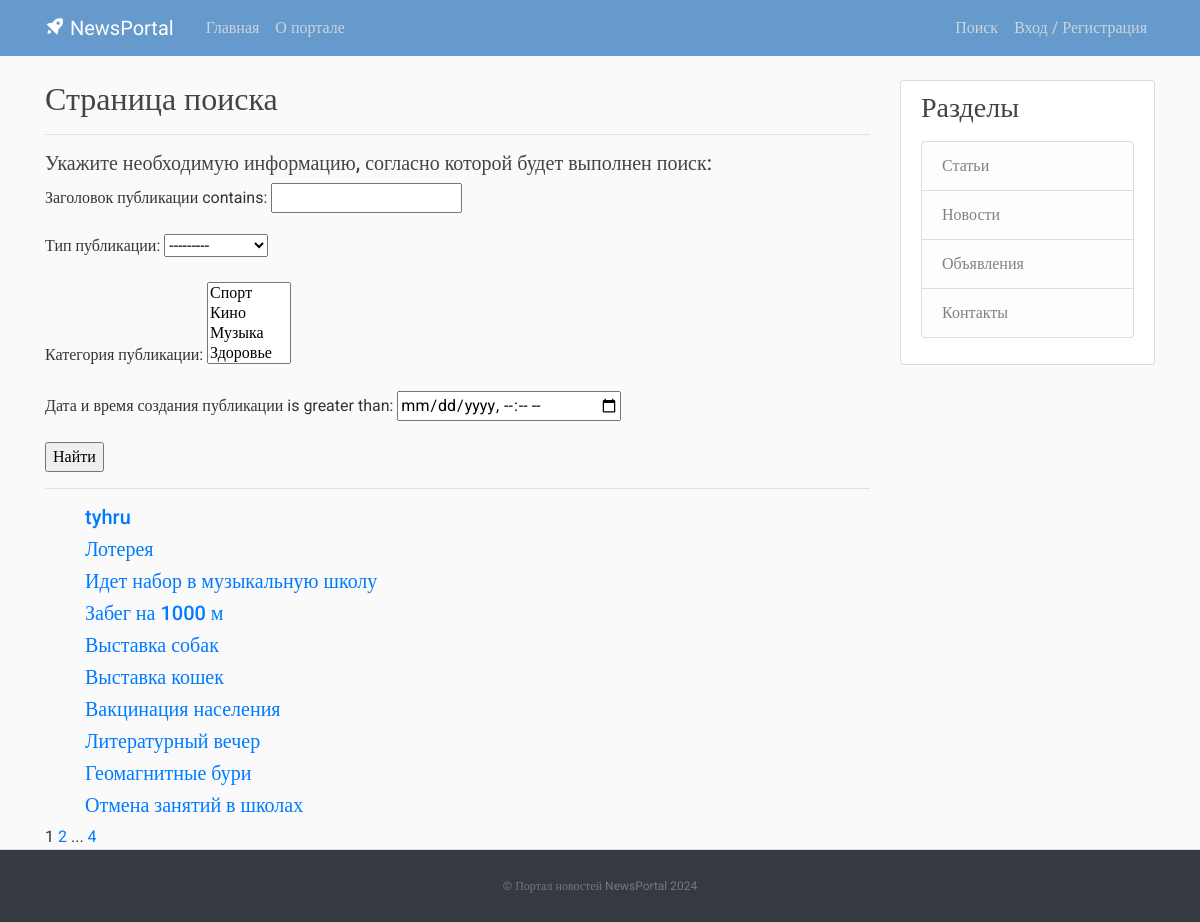
The page /search/ on the database as committed earlier.
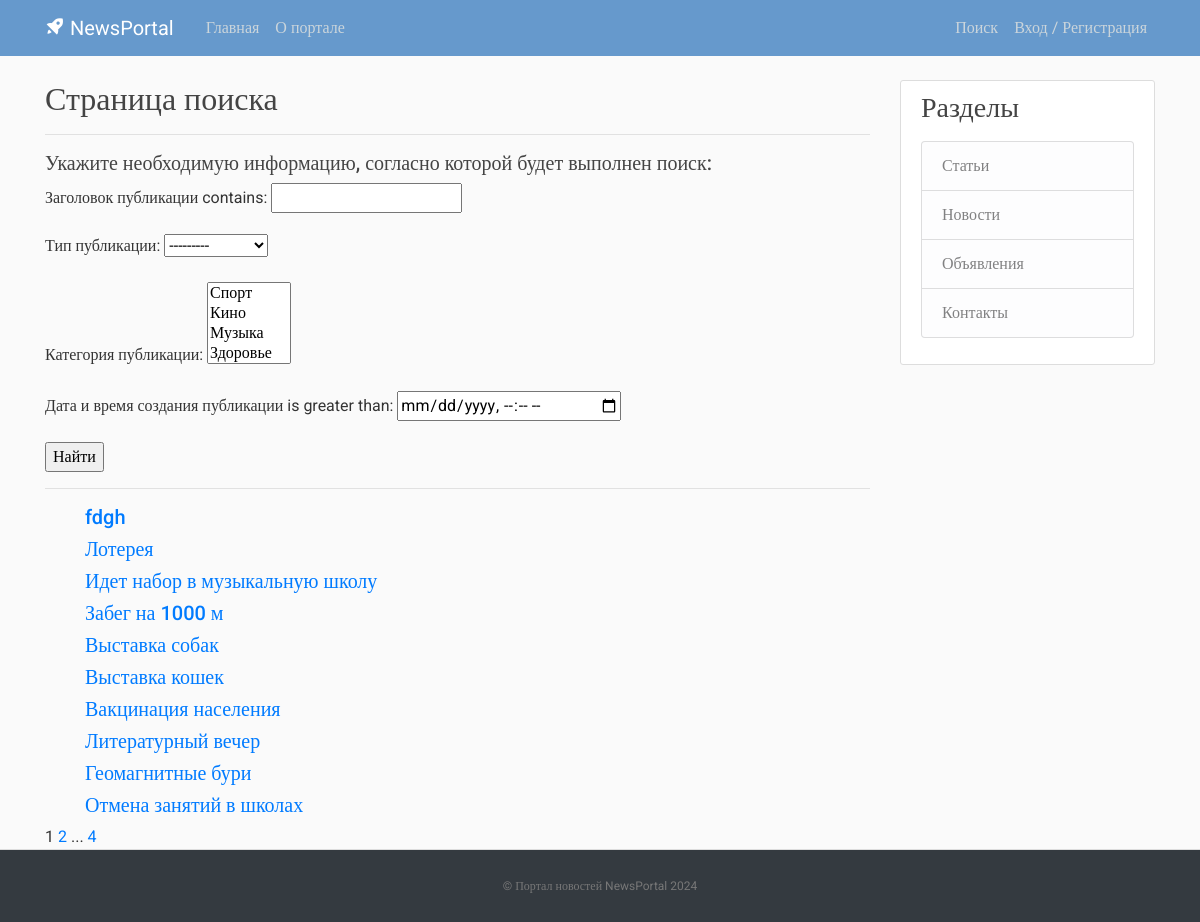
The same page on the database as committed later.
### post/models.py (models this page shows, shortened)
class Post(models.Model):
    NEWS = 'NW'
    ARTICLE = 'AR'
    NOTIFICATION = 'NT'
    CATEGORY_CHOICES = (
        (NEWS, 'Новость'),
        (ARTICLE, 'Статья'),
        (NOTIFICATION, 'Объявление'),
    )
    categoryType = models.CharField(max_length=2, choices=CATEGORY_CHOICES, default=ARTICLE, verbose_name='Тип публикации')
    dateCreation = models.DateTimeField(default=timezone.now, verbose_name='Дата и время создания публикации')
    title = models.CharField(max_length=128, verbose_name='Заголовок публикации')
    text = models.TextField(verbose_name='Текст публикации')
    rating = models.SmallIntegerField(default=0, verbose_name='Рейтинг публикации')
    author = models.ForeignKey(Author, on_delete=models.CASCADE, verbose_name='Автор публикации')
    category = models.ManyToManyField(Category, verbose_name='Категория публикации')
    class Meta:
        ordering = ['-dateCreation',]
        verbose_name = 'Публикация'
        verbose_name_plural = 'Публикации'

### post/views.py (the view)
# urls.py: path('search/', views.PostSearch.as_view(), name='post_search'),
class PostSearch(ListView):
    model = Post
    template_name = 'flatpages/search.html'
    context_object_name = 'search'
    filterset_class = PostFilter
    ordering = '-dateCreation'
    paginate_by = 10
    def get_queryset(self):
        queryset = super().get_queryset()
        self.filterset = PostFilter(self.request.GET, queryset)
        return self.filterset.qs
    def get_context_data(self, **kwargs):
        context = super().get_context_data(**kwargs)
        context['filterset'] = self.filterset
        return context

### post/models.py (called while the page is built)
    def __str__(self):
        return self.name

### post/templatetags/custom_tags.py (called while the page is built)
@register.simple_tag(takes_context=True)
def url_replace(context, **kwargs):
   d = context['request'].GET.copy()
   for k, v in kwargs.items():
       d[k] = v
   return d.urlencode()

### templates/flatpages/search.html (shortened to what this page needs)
{% extends 'flatpages/default.html' %}
{% load censor %}
{% load custom_tags %}
{% block content %}
<h2> Страница поиска </h2>
<hr>
<h5> Укажите необходимую информацию, согласно которой будет выполнен поиск: </h5>
    <form action="" method="get">
        {{ filterset.form.as_p }}
        <input type="submit" value="Найти" />
    </form>
<hr />
    <ul>
        {% for post in search %}
            <h5><a href="{% url 'post_detail' post.id %}">{{ post.title|censor_w }}</a></h5>
        {% empty %}
            <h3>Ничего не найдено</h3>
        {% endfor %}
    </ul>
   {{ page_obj.number }}
   {% if page_obj.has_next %}
       <a href="?{% url_replace page=page_obj.next_page_number %}">{{ page_obj.next_page_number }}</a>
       {% if paginator.num_pages != page_obj.next_page_number %}
           ...
           <a href="?{% url_replace page=page_obj.paginator.num_pages %}">{{ page_obj.paginator.num_pages }}</a>
       {% endif %}
   {% endif %}
{% endblock content %}

Rows that differ between the two databases and show on the page:
removed Post: title|censor_w "tyhru"
added Post: title|censor_w "fdgh"
